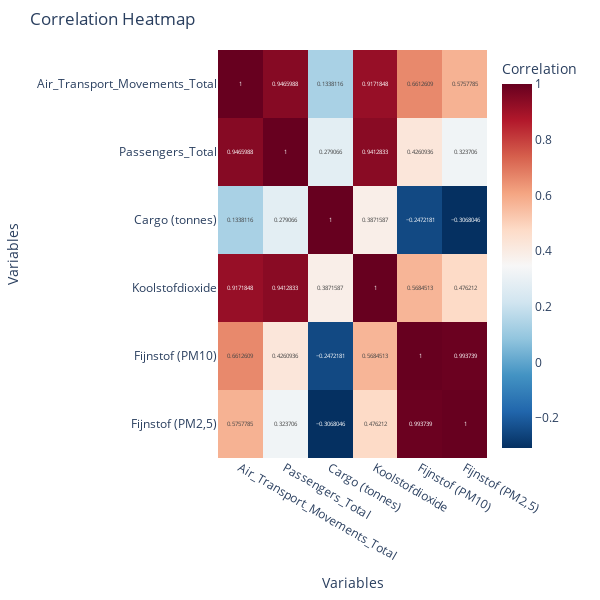

Notebook cell for this chart:
### Code cell
import pandas as pd
import plotly.express as px
import plotly.graph_objects as go

# Load the datasets
df_emission = pd.read_csv("Schiphol_Emissie_Cleaned.csv")
df_yearly = pd.read_csv("Yearly_Traffic_Data_Cleaned.csv")

# Preprocess the emission dataset
df_emission['EMISSIE (kg)'] = df_emission['EMISSIE (kg)'].str.replace(',', '.').astype(float)

# Filter the data for "Koolstofdioxide", "Fijnstof (PM10)", and "Fijnstof (PM2,5)"
df_filtered = df_emission[df_emission['STOFNAAM'].isin(['Koolstofdioxide', 'Fijnstof (PM10)', 'Fijnstof (PM2,5)'])]

# Aggregate the emissions data by year and substance
df_aggregated_emission = df_filtered.groupby(['EMISSIEJAAR', 'STOFNAAM'])['EMISSIE (kg)'].sum().unstack().reset_index()

# Merge with the yearly traffic data
df_combined = pd.merge(df_yearly, df_aggregated_emission, left_on='Year', right_on='EMISSIEJAAR', how='inner')

# Drop unnecessary columns and handle any missing values if needed
df_combined.drop(columns=['EMISSIEJAAR'], inplace=True)
df_combined.fillna(0, inplace=True)

# Select the relevant columns for correlation
df_relevant = df_combined[['Air_Transport_Movements_Total', 'Passengers_Total', 'Cargo (tonnes)', 'Koolstofdioxide', 'Fijnstof (PM10)', 'Fijnstof (PM2,5)']]

# Calculate the correlation matrix
correlation_matrix = df_relevant.corr()

# Create the heatmap
fig = px.imshow(correlation_matrix, 
                text_auto=True, 
                aspect="auto", 
                labels=dict(color="Correlation"),
                x=correlation_matrix.columns, 
                y=correlation_matrix.columns,
                color_continuous_scale='RdBu_r')

# Update layout for the plot
fig.update_layout(
    title="Correlation Heatmap",
    xaxis_title="Variables",
    yaxis_title="Variables",
    height=600,
    width=600,
    margin=dict(l=50, r=50, t=50, b=50)
)

# Show the plot
fig.show()

### Figure 1 — Plotly figure (JSON) as saved in the notebook; plotly's stock layout.template omitted (floating-point values rounded to 4 significant figures)
{"data": [{"coloraxis": "coloraxis", "hovertemplate": "x: %{x}<br>y: %{y}<br>Correlation: %{z}<extra></extra>", "name": "0", "texttemplate": "%{z}", "type": "heatmap", "x": ["Air_Transport_Movements_Total", "Passengers_Total", "Cargo (tonnes)", "Koolstofdioxide", "Fijnstof (PM10)", "Fijnstof (PM2,5)"], "xaxis": "x", "y": ["Air_Transport_Movements_Total", "Passengers_Total", "Cargo (tonnes)", "Koolstofdioxide", "Fijnstof (PM10)", "Fijnstof (PM2,5)"], "yaxis": "y", "z": [[1, 0.9466, 0.1338, 0.9172, 0.6613, 0.5758], [0.9466, 1, 0.2791, 0.9413, 0.4261, 0.3237], [0.1338, 0.2791, 1, 0.3872, -0.2472, -0.3068], [0.9172, 0.9413, 0.3872, 1, 0.5685, 0.4762], [0.6613, 0.4261, -0.2472, 0.5685, 1, 0.9937], [0.5758, 0.3237, -0.3068, 0.4762, 0.9937, 1]]}], "layout": {"coloraxis": {"colorbar": {"title": {"text": "Correlation"}}, "colorscale": [[0, "rgb(5,48,97)"], [0.1, "rgb(33,102,172)"], [0.2, "rgb(67,147,195)"], [0.3, "rgb(146,197,222)"], [0.4, "rgb(209,229,240)"], [0.5, "rgb(247,247,247)"], [0.6, "rgb(253,219,199)"], [0.7, "rgb(244,165,130)"], [0.8, "rgb(214,96,77)"], [0.9, "rgb(178,24,43)"], [1, "rgb(103,0,31)"]]}, "height": 600, "margin": {"b": 50, "l": 50, "r": 50, "t": 50}, "title": {"text": "Correlation Heatmap"}, "width": 600, "xaxis": {"anchor": "y", "autorange": true, "domain": [0, 1], "range": [-0.5, 5.5], "title": {"text": "Variables"}, "type": "category"}, "yaxis": {"anchor": "x", "autorange": true, "domain": [0, 1], "range": [5.5, -0.5], "title": {"text": "Variables"}, "type": "category"}}}
